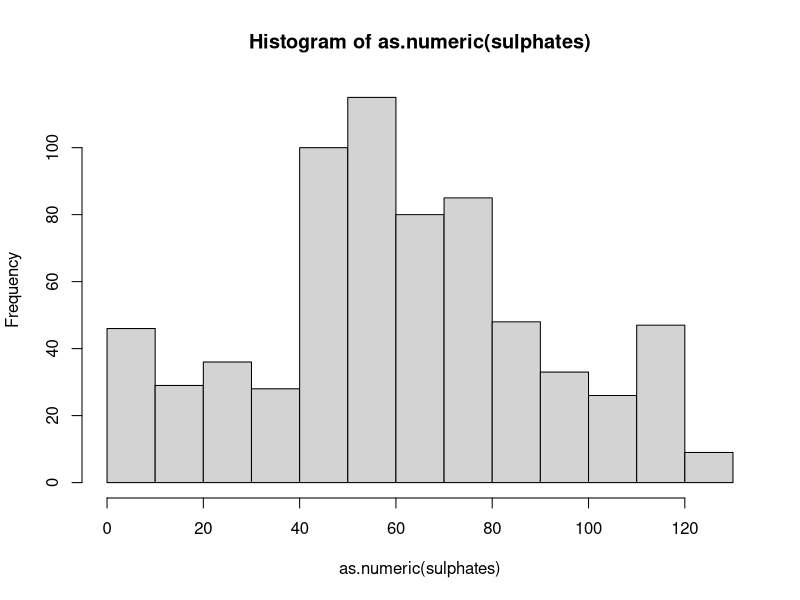
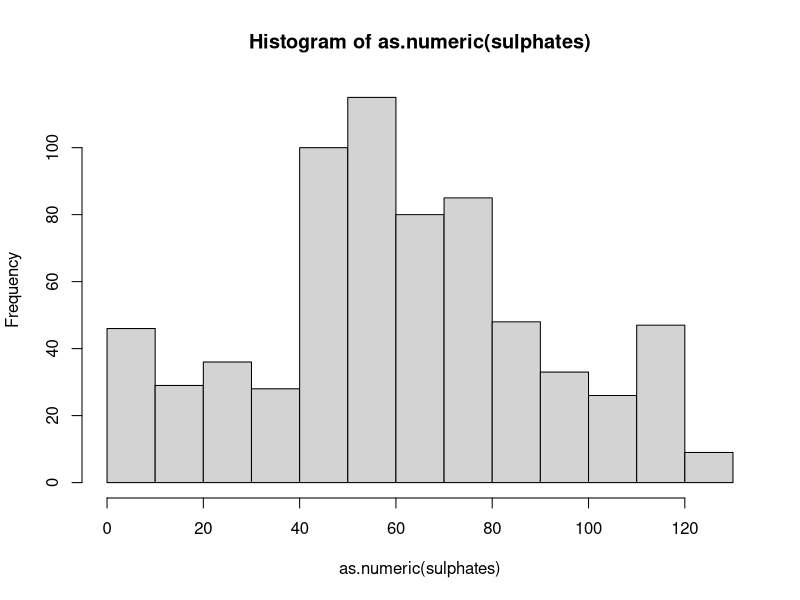
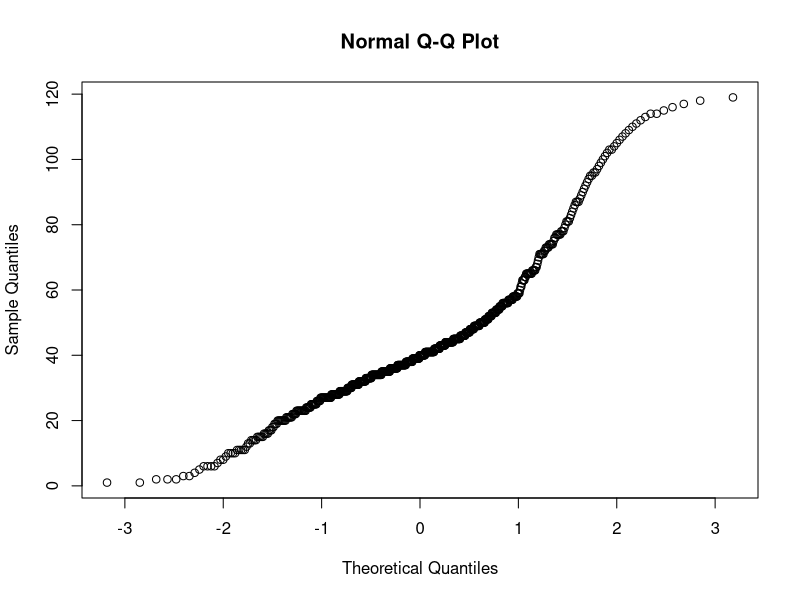
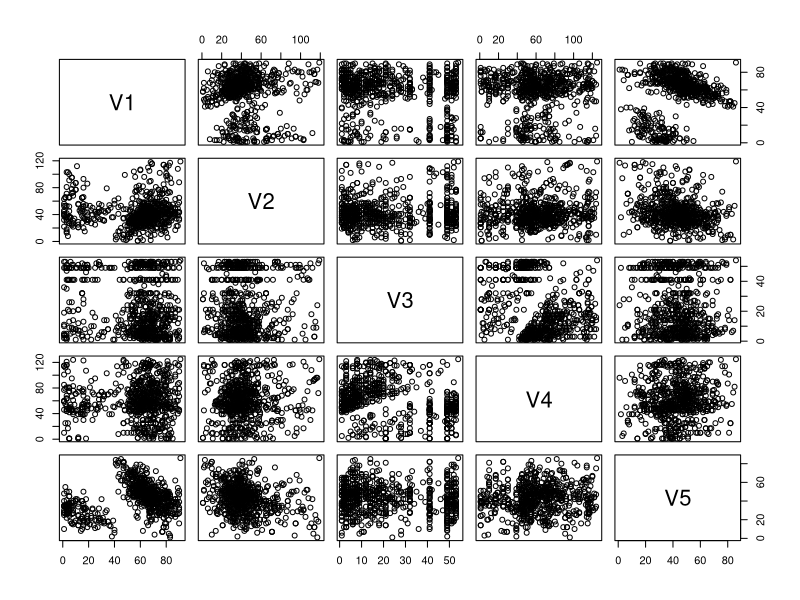

The R source for these figures, in order: (Note: this script raises an error after producing the figures.)
## ---- chunk 1
data <- read.table("vins.data")

attach(data)
summary(data)
## ---- chunk 2
acidite <- as.factor(data $ V1)
mean(as.numeric(acidite), na.rm = TRUE)
min(as.numeric(acidite))
max(as.numeric(acidite))

chlorides <- as.factor(data $ V2)
mean(as.numeric(chlorides), na.rm = TRUE)
min(as.numeric(chlorides))
max(as.numeric(chlorides))

sucre <- as.factor(data $ V3)
mean(as.numeric(sucre), na.rm = TRUE)
min(as.numeric(sucre))
max(as.numeric(sucre))

sulphates <- as.factor(data $ V4)
mean(as.numeric(sulphates), na.rm = TRUE)
min(as.numeric(sulphates))
max(as.numeric(sulphates))


## ---- chunk 3
plot(hist(as.numeric(sulphates)))
## ---- chunk 4
# plot(hist(as.numeric(chlorides)))
qqnorm(as.numeric(chlorides))
## ---- chunk 5
mean(as.numeric(sucre))
median(as.numeric(sucre))
## ---- chunk 6
alcool <- as.numeric(as.factor(data $ V5))
sum(alcool > 13)
## ---- chunk 7
intConf <- function(x) {
  x <- na.omit(x)
  m <- mean(x, na.rm = TRUE)
  len <- length(x)
  t <- qt(0.900, df=len-1)

  sum <- 0
  for (i in x) {
    sum <- sum + (i - m)^2
  }
  s <- sqrt(sum / len)
  intervalle <- c(m-(t*s / sqrt(len-1)), m+(t*s / sqrt(len-1)))

  intervalle

  return(intervalle)
}

intConf(as.numeric(sulphates))
## ---- chunk 8

data_2 <- data
data_2 $ V1 <- as.factor(data_2 $ V1)
data_2 $ V1 <- as.numeric(data_2 $ V1)

data_2 $ V2 <- as.factor(data_2 $ V2)
data_2 $ V2 <- as.numeric(data_2 $ V2)

data_2 $ V3 <- as.factor(data_2 $ V3)
data_2 $ V3 <- as.numeric(data_2 $ V3)

data_2 $ V4 <- as.factor(data_2 $ V4)
data_2 $ V4 <- as.numeric(data_2 $ V4)

data_2 $ V5 <- as.factor(data_2 $ V5)
data_2 $ V5 <- as.numeric(data_2 $ V5)

cor(data_2)

pairs(data_2)

## ---- chunk 9
detach(data)
## ---- chunk 10
data_exo2 <-read.table("films.data")
## ---- chunk 11
summary(data_exo2)
## ---- chunk 12
length(unique(data_exo2 $ V1))
## ---- chunk 13
genre <- table(data_exo2 $ V2)
genre
## ---- chunk 14
action <- 43
biograhy <- 7

## ---- chunk 15
detach(data_exo2)
